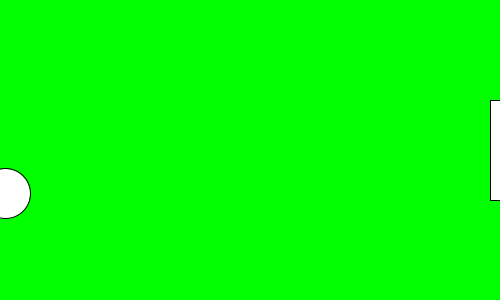
Frame 1 (no input)
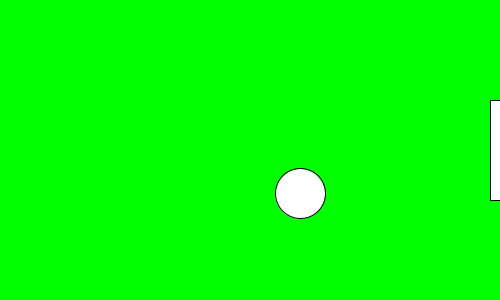
Frame 60 (the mouse pressed at the canvas centre just before this capture)
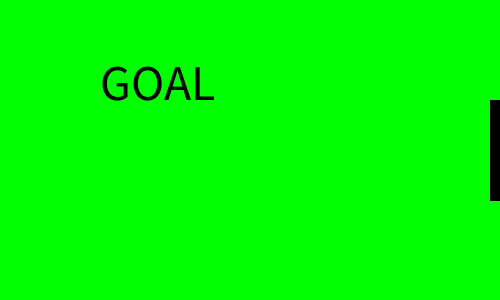
Frame 120 (the mouse held since frame 60 and released just before this capture)

The Processing sketch that drew these frames (run headless with seeded random() and noise(); from frame 60 on, the mouse is pressed at the canvas centre):

// Processing sketch: goalText
// ── goalText.pde
int goal=0, nogoal=0;
float x=0, y;
void setup() {
  size(500, 300);
  y = random(height);
}
void draw() {
  background(0, 255, 0);
  rect(width-10,100,10,100);
  if (goal == 0 && nogoal == 0) { // play
    x += 5;
    if (x>width) {
      if (y > 100 && y<200) goal = 60;
      else nogoal = 60;
    }
    circle(x, y, 50);
  } else { // goal or nogoal
    fill(256, 200, 200);
    rect(0, 300, 1200, 200);
    fill(0);
    textSize(50);
    if (goal != 0) {
      goal--;
      text("GOAL", 100, 100);
      if (goal == 0) nextKick();
    } else {
      nogoal--;
      text("TRY AGAIN", 100,100);
      if (nogoal == 0) nextKick();
    }
  }
}
void nextKick() {
  x = 0;
  y = random(height);
  fill(255);
}
